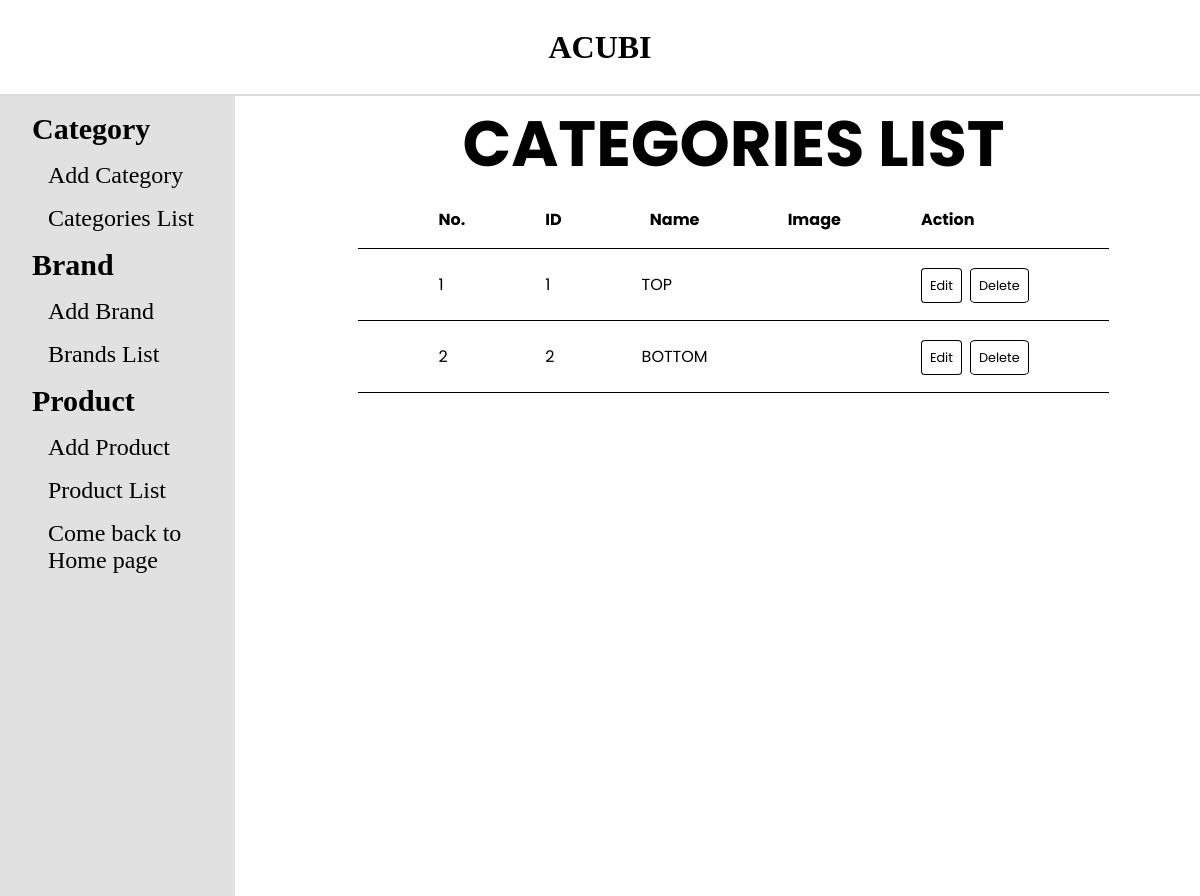
Page /admin/categorylist.php on the committed database.
### tables this page shows
CREATE TABLE `tbl_category` (
  `category_id` int(11) NOT NULL,
  `category_name` varchar(255) NOT NULL,
  `category_img` varchar(255) NOT NULL
);

### admin/database.php (called while the page is built, shortened)
<?php
class Database
{
    public $host = DB_HOST;
    public $user = DB_USER;
    public $pass = DB_PASS;
    public $dbname = DB_NAME;
    public $link;
    private function connectDB()
    {
        $this->link = new mysqli($this->host, $this->user, $this->pass, $this->dbname);
    }
    public function select($query)
    {
        $result = $this->link->query($query) or
            die($this->link->error . __LINE__);
        if ($result->num_rows > 0) {
            return $result;
        } else {
            return false;
        }
    }
}
?>

### admin/class/category_class.php (called while the page is built, shortened)
<?php
include "database.php"
?>
<?php
class Category
{
    private $db;
    public function __construct()
    {
        $this->db = new Database();
    }
    public function showCategory()
    {
        $query = "SELECT * from tbl_category ORDER BY category_id";
        $result = $this->db->select($query);
        return $result;
    }
}
?>

### admin/categorylist.php (the view)
<?php
include "header.php";
include "sidebar.php";
include "class/category_class.php";
?>
<?php
$category = new Category;
$showCategory = $category->showCategory();
?>
<div class="right">
  <div class="category-list">
    <h1>CATEGORIES LIST</h1>
    <table>
      <tr>
        <th>No.</th>
        <th>ID</th>
        <th>Name</th>
        <th>Image</th>
        <th colspan = "2">Action</th>
      </tr>
      <?php
      if ($showCategory) {
        $i = 0;
        while ($result = $showCategory->fetch_assoc()) {
          $i++;
      ?>
          <tr>
            <td><?php echo $i ?></td>
            <td><?php echo $result['category_id'] ?></td>
            <td><?php echo $result['category_name'] ?></td>
            <td><img src="<?php echo $result['category_img'] ?>"></td>
            <td>
              <a class="btn" href="categoryedit.php?category_id=<?php echo $result['category_id'] ?>">
                Edit
              </a>
            </td>
            <td>
              <a class="btn" href="categorydelete.php?category_id= <?php echo $result['category_id'] ?>">
                Delete
              </a>
            </td>
          </tr>
      <?php
        }
      }
      ?>
    </table>
  </div>
</div>
</section>
</body>
</html>

### admin/style.css (style rules this page uses)
* { margin: 0; padding: 0; box-sizing: border-box; color: black; outline: none; }
.btn { background: transparent; padding: .5rem; font-size: .8rem; border: 1px solid; border-radius: 10%; width: 2rem; }
a { font-size: 1.5rem; text-decoration: none; }
.admin-content .right { margin-left: 2rem; font-family: "Poppins"; display: flex; justify-content: center; }
.right { font-family: "Poppins"; }
.right h1 { text-align: left; font-size: 4rem; }
.right { display: flex; justify-content: center; width: 80%; }
.category-list { display: flex; flex-direction: column; align-items: center; }
.category-list table { border-collapse: collapse; display: flex; justify-content: center; }
.category-list h1 { justify-content: start; }
.category-list table tr { border-bottom: 1px solid; }
.category-list td, .category-list th { padding: 1rem 5rem 1rem 0; border: none; align-items: center; }
.category-list th:nth-last-child(1) { text-align: left; }
.category-list th:nth-child(1), .category-list td:nth-child(1) { padding-left: 5rem; text-align: left; }
.category-list table td:nth-last-child(2) { padding-right: .5rem; }

### rows in the picture
tbl_category: category_id "1", category_name "TOP"
tbl_category: category_id "2", category_name "BOTTOM"
